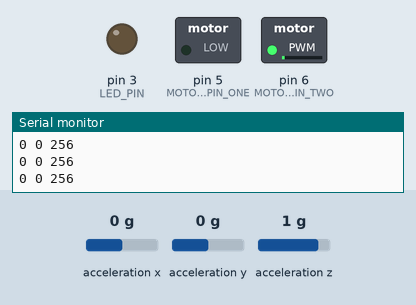
Recording of a sketch running on a simulated Arduino Uno, built with avr-gcc and run on an emulated ATmega328P. Parts: switched loads named in the sketch (green lamp = pin HIGH), output pins drawn as LEDs (lit = HIGH), the last lines printed to the serial monitor. Wiring (inferred from the names in the program): ADXL345 accelerometer at I2C address 0x53. The test bench sets the inputs (shaded band); at power-on: acceleration z 1 g, acceleration y 0 g, acceleration x 0 g.

Above: at 1.2 s.
1.3 s: acceleration z set to 0 g
At 2.3 s:
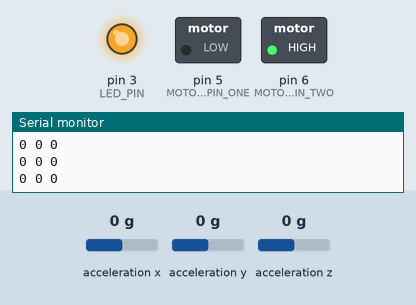
2.8 s: acceleration y set to -0.2 g
At 3.5 s:
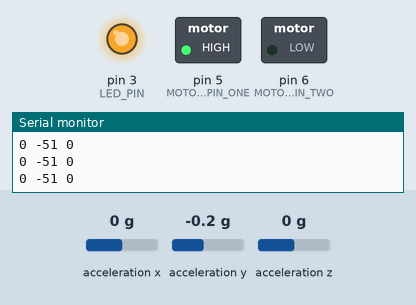
4.3 s: acceleration y set to -0.6 g
7.3 s: acceleration y set to -0.9 g
At 8.2 s:
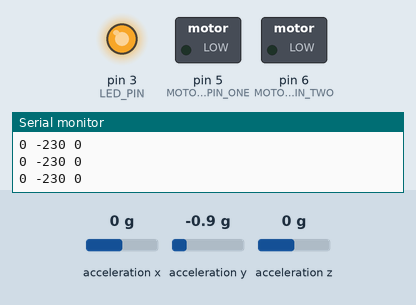
8.8 s: acceleration z set to 0.8 g
At 9.3 s:
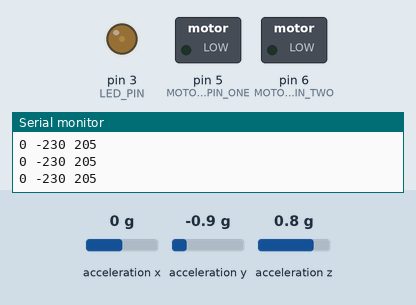
10.3 s: acceleration z set to 1.4 g
At 10.8 s:
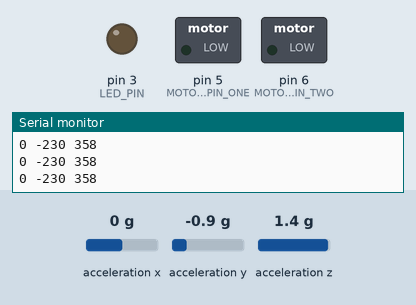
Timing chart, 0 to 12.8 s (numbered marks = the images above; inputs shaded):
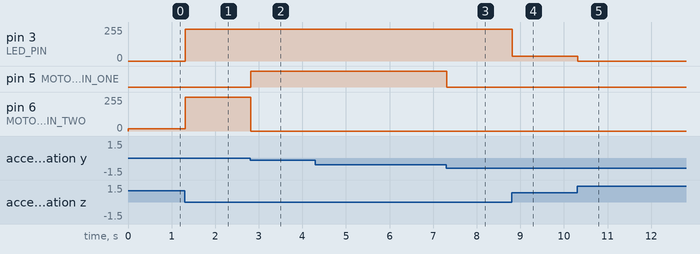

Measured:
- the behaviour switches between 0 and -0.1 g on acceleration y (found by bisection; images 1 and 2)
- the behaviour switches between -0.7 and -0.8 g on acceleration y (found by bisection; images 2 and 3)
- after the input at 1.3 s, pin 3 (LED_PIN): 0/255 → 240/255 at once; pin 6 (MOTOR_PIN_TWO): 16/255 → 255/255 at once
- after the input at 2.8 s, pin 5 (MOTOR_PIN_ONE): LOW → HIGH at once; pin 6 (MOTOR_PIN_TWO): 255/255 → 0/255 at once
- after the input at 7.3 s, pin 5 (MOTOR_PIN_ONE): HIGH → LOW at once
- after the input at 8.8 s, pin 3 (LED_PIN): 240/255 → 35/255 at once
- after the input at 10.3 s, pin 3 (LED_PIN): 35/255 → 0/255 at once

The sketch:

SelfBalancingCar.ino
```cpp
/************************************************************************************
 * Filename:
 *                SelfBalacing.ino
 * Description:
 *                This module contrains functions to perform self-balacing of a
 *                2-wheel car using PID control. The parameters for the PID control
 *                could be determined empirically or be found through physical modeling.
 * History
 * When           Who             What/Why
 * ----------------------------------------------------------------------------------
 * 2018/12/17     Winson Huang    Implemented PID control scheme in response to
 *                                accelerometer readings. PID Parameters are to be
 *                                determined.
 ***********************************************************************************/


/*--------------------------------- Include Files ---------------------------------*/
#include <string.h>
#include <Wire.h>
/*--------------------------------- Module Defines --------------------------------*/
#define ACCELEROMETER_MODULE (0x53)
#define XYZ_REGISTER (0x32)
#define LED_PIN 3
#define MOTOR_PIN_ONE 5
#define MOTOR_PIN_TWO 6
#define MAX_PWM_DUTY_CYCLE 255
#define acc_Z_REFERENCE 240
#define FALL_OVER_THRESOLD 180
#define Kp 15                         // Proportional gain (P) in PID control
#define Kd 0                          // Derivative gain (D) in PID control
#define Ki 0                          // Integral gain (I) in PID control
/*--------------------------------- Module Functions -------------------------------*/
void initializeAccelerometer(void);
void initializeMotor(void);
void update_acc_XYZ(int *acc_x_addr, int *acc_y_addr, int *acc_z_addr);
void print_acc_XYZ(int acc_x, int acc_y, int acc_z);
bool isStanding(int acc_y);
int getLEDPWM(int acc_Z);
void moveWheel(int acc_y, int acc_z);
/*--------------------------------- Module Variables -------------------------------*/
byte values[6];


/*----------------------------------- Module Code ----------------------------------*/
void setup() {
  initializeAccelerometer();
  initializeMotor();
  pinMode(LED_PIN, OUTPUT);
  analogWrite(LED_PIN, 0);
}


void loop() {
  int acc_x, acc_y, acc_z;

  // Acquire acceleration readings
  update_acc_XYZ(&acc_x, &acc_y, &acc_z);
  print_acc_XYZ(acc_x, acc_y, acc_z);

  // Update PWM for visual debugging LED Indicator
  analogWrite(LED_PIN, getLEDPWM(acc_z));

  // Update PWM for wheel
  if(isStanding(acc_y)) {
    moveWheel(acc_y, acc_z);
  } else {
    stopWheel();
  }
}
/*-------------------------------- Helper Functions --------------------------------*/
/*************************************************************************************
 * Function
 *              initializeAccelerometer
 * Parameters
 *              None
 * Returns
 *              None
 * Description
 *              This function initializes the required pins and setting for the
 *              accelerometer (ADXL345) using I2C protocol.
 * Author
 *              Winson Huang
 *************************************************************************************/
void initializeAccelerometer(void) {
  Wire.begin();
  Serial.begin(9600);
  Wire.beginTransmission(ACCELEROMETER_MODULE);
  Wire.write(0x2D);
  Wire.write(16);
  Wire.endTransmission();
  Wire.beginTransmission(ACCELEROMETER_MODULE);
  Wire.write(0x2D);
  Wire.write(8);
  Wire.endTransmission();
  Serial.print("Accelerometer Initialization Done.\n");
}


/*************************************************************************************
 * Function
 *              initializeMotor
 * Parameters
 *              None
 * Returns
 *              None
 * Description
 *              This function initializes the pins for controlling a DC motor.
 * Author
 *              Winson Huang
 *************************************************************************************/
void initializeMotor(void) {
  pinMode(MOTOR_PIN_ONE, OUTPUT);
  pinMode(MOTOR_PIN_TWO, OUTPUT);
  analogWrite(MOTOR_PIN_ONE, 0);
  analogWrite(MOTOR_PIN_TWO, 0);
  Serial.print("Motor Initialization Done.\n");
}


/*************************************************************************************
 * Function
 *              update_acc_XYZ
 * Parameters
 *              int *acc_x_Addr: An integer pointer to acc_x for value updating
 *              int *acc_y_Addr: An integer pointer to acc_y for value updating
 *              int *acc_z_Addr: An integer pointer to acc_z for value updating
 * Returns
 *              None
 * Description
 *              This function updates the value of acc_x, acc_y, acc_y with the measurements
 *              taken by the accelerometer (ADXL345).
 * Author
 *              Winson Huang
 *************************************************************************************/
void update_acc_XYZ (int *acc_x_Addr, int *acc_y_Addr, int *acc_z_Addr) {
  Wire.beginTransmission(ACCELEROMETER_MODULE);
  Wire.write(XYZ_REGISTER);
  Wire.endTransmission();

  Wire.beginTransmission(ACCELEROMETER_MODULE);
  Wire.requestFrom(ACCELEROMETER_MODULE, 6);

  int i = 0;
  while(Wire.available()) {
    values[i] = Wire.read();
    i++;
  }
  Wire.endTransmission();

  *acc_x_Addr = ( ((int)values[1] ) << 8) | values[0];
  *acc_y_Addr = ( ((int)values[3] ) << 8) | values[2];
  *acc_z_Addr = ( ((int)values[5] ) << 8) | values[4];
}


/*************************************************************************************
 * Function
 *              print_acc_XYZ
 * Parameters
 *              int acc_x: Acceleration measured along x direction
 *              int acc_y: Acceleration measured along y direction
 *              int acc_z: Acceleration measured along z direction
 * Returns
 *              None
 * Description
 *              This function prints the values of acc_x, acc_y, acc_z in an organized
 *              fashion.
 * Author
 *              Winson Huang
 *************************************************************************************/
void print_acc_XYZ(int acc_x, int acc_y, int acc_z) {
  Serial.print(acc_x, DEC);
  Serial.print(" ");
  Serial.print(acc_y, DEC);
  Serial.print(" ");
  Serial.print(acc_z, DEC);
  Serial.print("\n");
}


/*************************************************************************************
 * Function
 *              isStanding
 * Parameters
 *              int acc_y: Acceleration measured along y direction
 * Returns
 *              bool      : True if car has not fallen over. (|acc_y| < 180)
 *                          False if car has fallen over. (|acc_y| > 180)
 * Description
 *              This function determines whether the car has fallen over based on acc_y
 *              reading.
 * Author
 *              Winson Huang
 *************************************************************************************/
bool isStanding(int acc_y) {
  return ((acc_y <= FALL_OVER_THRESOLD) && (acc_y >= -FALL_OVER_THRESOLD));
}


/*************************************************************************************
 * Function
 *              getLEDPWM
 * Parameters
 *              int acc_z: Acceleration measured along z direction
 * Returns
 *              Int      : The PWM duty cycle for the LED indicator
 * Description
 *              This function computes the corresponding PWM duty cycle for a given
 *              acceleration measured along z direction.The PWM duty cycle reflects the
 *              current acceleration measured along z direction.
 * Author
 *              Winson Huang
 *************************************************************************************/
int getLEDPWM(int acc_z) {
  int LED_PWM = acc_Z_REFERENCE - acc_z;
  if(LED_PWM < 0) {
    return 0;
  }
  else if(LED_PWM > MAX_PWM_DUTY_CYCLE) {
    return MAX_PWM_DUTY_CYCLE;
  }
  return LED_PWM;
}


/*************************************************************************************
 * Function
 *              moveWheel
 * Parameters
 *              int acc_y: Acceleration measured along y direction
 *              int acc_z: Acceleration measured along z direction
 * Returns
 *              None
 * Description
 *              This function uses PID control scheme to compute the required motor PWM
 *              and its spinning direction to balacne the inverted pendulum.
 * Author
 *              Winson Huang
 *************************************************************************************/
void moveWheel(int acc_y, int acc_z) {
  int Wheel_PWM = getWheelPWM(acc_y, acc_z);

  if(acc_y < 0) {
    analogWrite(MOTOR_PIN_ONE, Wheel_PWM);
    analogWrite(MOTOR_PIN_TWO, 0);
  } else {
    analogWrite(MOTOR_PIN_ONE, 0);
    analogWrite(MOTOR_PIN_TWO, Wheel_PWM);
  }
}


/*************************************************************************************
 * Function
 *              getWheelPWM
 * Parameters
 *              int acc_y: Acceleration measured along y direction
 *              int acc_z: Acceleration measured along z direction
 * Returns
 *              int      : PWM duty cycle for motor (between 0 and 255)
 * Description
 *              This function uses PID control scheme to compute the required motor PWM.
 * Author
 *              Winson Huang
 *************************************************************************************/
int getWheelPWM(int acc_y, int acc_z){
  int wheel_PWM = 0;
  static int last_acc_z_Error = 0;
  int current_acc_z_Error = acc_Z_REFERENCE - acc_z;
  int p_Term = current_acc_z_Error;
  int d_Term = last_acc_z_Error - current_acc_z_Error;
  static int i_Term = 0;

  i_Term = i_Term + current_acc_z_Error;
  wheel_PWM = (Kp * p_Term) - (Kd * d_Term) + (Ki * i_Term);

  if(wheel_PWM > MAX_PWM_DUTY_CYCLE) {
    wheel_PWM = MAX_PWM_DUTY_CYCLE;
  }

  last_acc_z_Error = current_acc_z_Error;

  return wheel_PWM;
}


/*************************************************************************************
 * Function
 *              stopWheel
 * Parameters
 *              None
 * Returns
 *              None
 * Description
 *              This function stops the motor by applying 0 voltage to both ends of the
 *              motor leads.
 * Author
 *              Winson Huang
 *************************************************************************************/
void stopWheel(void) {
  analogWrite(MOTOR_PIN_ONE, 0);
  analogWrite(MOTOR_PIN_TWO, 0);
}
```
